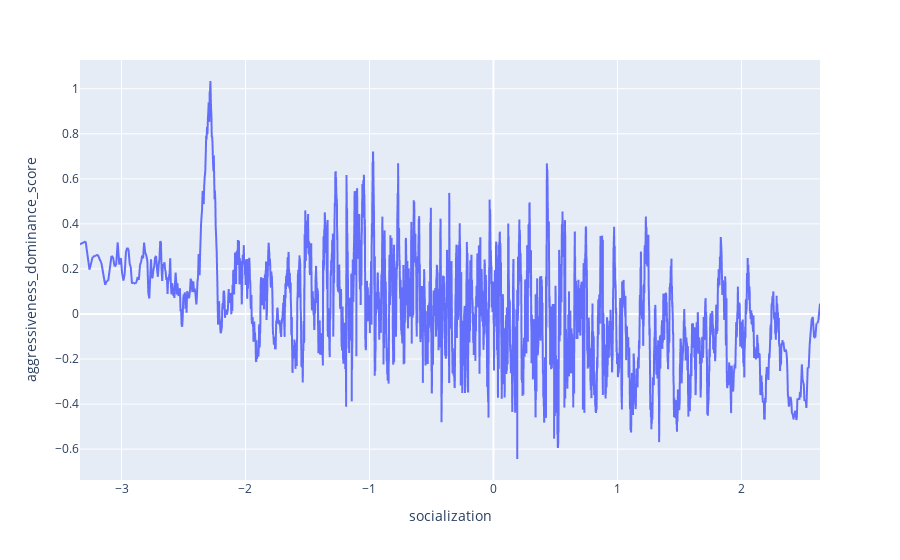

Notebook source saved alongside this figure:
### Markdown cell above
## Vply socializácie psa na jeho agresivitu
(predpoklad: menšia socializácia, väčšia agresivita)

### Code cell
soc = dogs[['socialization', 'aggressiveness_dominance_score']]
# soc['aggressivness'] = dogs[aggressive_columns[0]] + dogs[aggressive_columns[1]] + dogs[aggressive_columns[2]]
soc = soc.sort_values(by='socialization').dropna()
soc = soc.rolling(30).mean()
fig = px.line(data_frame=soc, x='socialization', y='aggressiveness_dominance_score')
fig.show()

### Figure 1 — Plotly figure (JSON) as saved in the notebook; plotly's stock layout.template omitted (floating-point values rounded to 4 significant figures; data arrays with more than 128 entries replaced by an {"elided": "..."} marker saying what was removed)
{"data": [{"hovertemplate": "socialization=%{x}<br>aggressiveness_dominance_score=%{y}<extra></extra>", "legendgroup": "", "line": {"color": "#636efa", "dash": "solid"}, "marker": {"symbol": "circle"}, "mode": "lines", "name": "", "showlegend": false, "type": "scattergl", "x": {"elided": "9678 float values"}, "xaxis": "x", "y": {"elided": "9678 float values"}, "yaxis": "y"}], "layout": {"legend": {"tracegroupgap": 0}, "margin": {"t": 60}, "xaxis": {"anchor": "y", "domain": [0, 1], "title": {"text": "socialization"}}, "yaxis": {"anchor": "x", "domain": [0, 1], "title": {"text": "aggressiveness_dominance_score"}}}}
